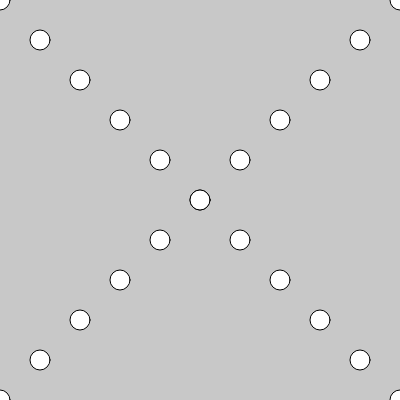
Frame 1 (no input)
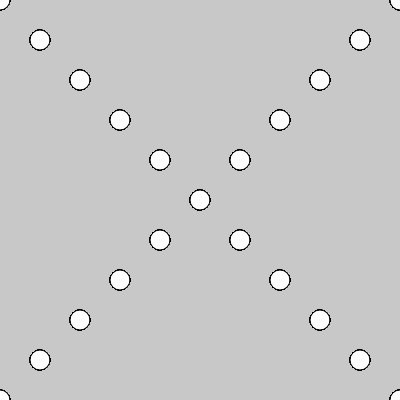
Frame 60 (no input)
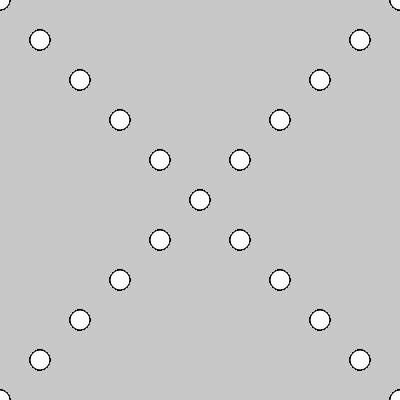
Frame 120 (the mouse pressed at the canvas centre since frame 60)

The p5.js sketch that drew these frames (run headless with seeded random() and noise() and a simulated clock; from frame 60 on, the mouse is pressed at the canvas centre):

// p5.js sketch
// ── sketch.js
// 08 Warm-up arrays and loops
// Priyansh Jhanji
// 3rd March 2025
//1. Summing an array
//2. Drawing with loops practice

let a=[22,11,5,5,90,80,70,60];
//     0   1  2 3 4 5   6  7
// a.length is 8

function setup() {
  createCanvas(400, 400);
  background(200);
  // TASK 1: Add up all the valuses in our array and display the total in the console
  let total = 0;

  for (let currentNumber of a){
    total += currentNumber;
  }
  // let i = 0;
  // let sum = 0;
  // for (let i = 0; i < a.length; i++) {
  //   sum += a[i];
  // }
  // console.log(sum);
  print(total);
}

function draw() {
  makeCircles();
}

function makeCircles(){
  for(let x = 0; x<= width; x+= width/10){
    circle(x,x,20);
    circle(x,400-x,20);
  }
}
